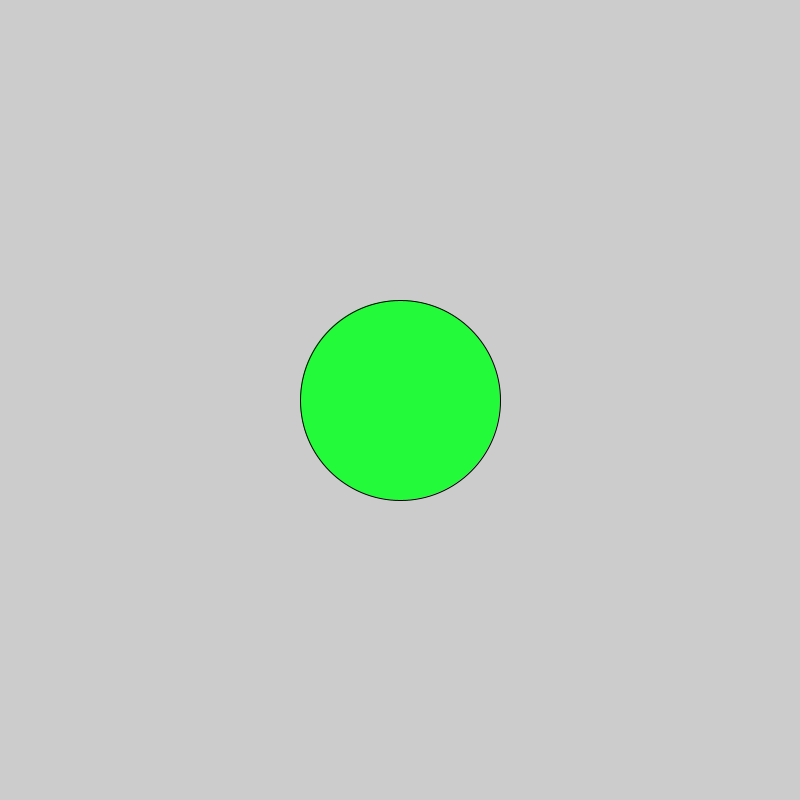
Frame 1 (no input)
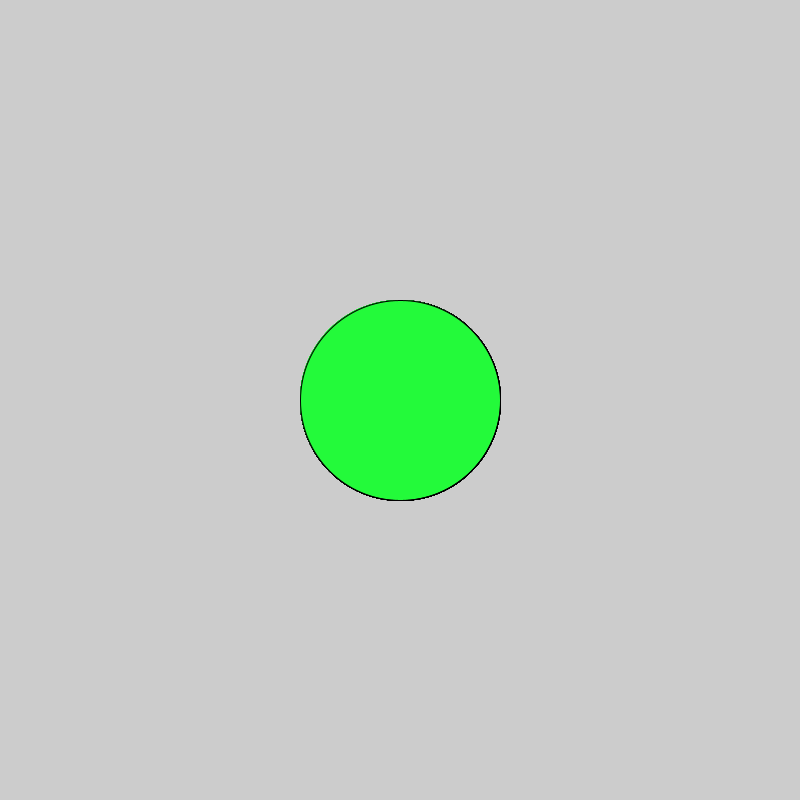
Frame 60 (the mouse pressed at the canvas centre just before this capture)
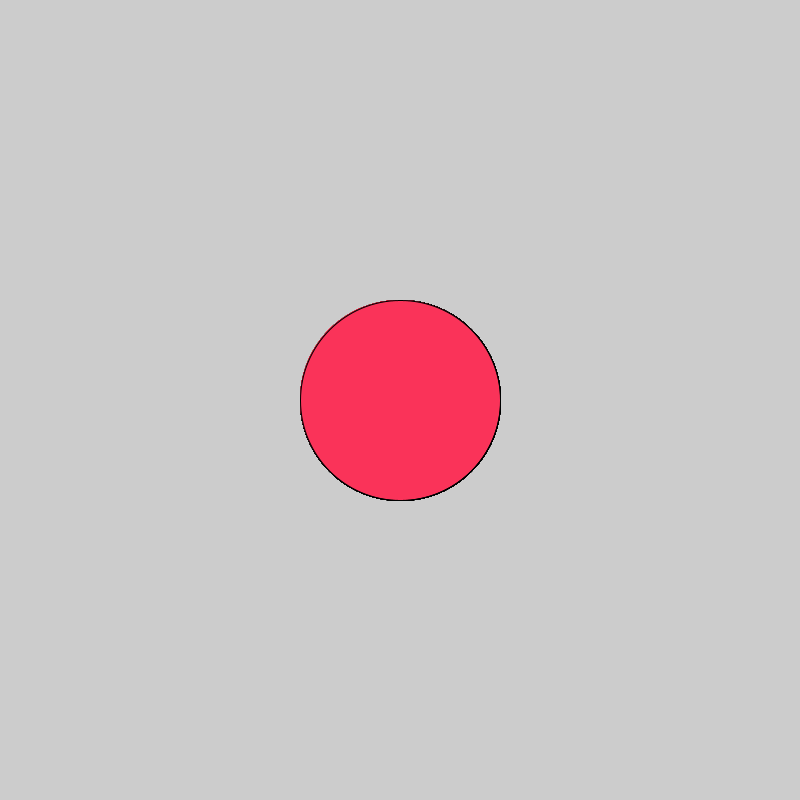
Frame 120 (the mouse held since frame 60 and released just before this capture)

The Processing sketch that drew these frames (run headless with seeded random() and noise(); from frame 60 on, the mouse is pressed at the canvas centre):

// Processing sketch: logical_dot_
// ── logical_dot_.pde
void setup(){ 
  size (800,800);
  
}
void draw(){
  fill(#23FA3A);
  
  if(mousePressed){
    fill(#FA3359);
  }ellipse(400,400,200,200);
}
